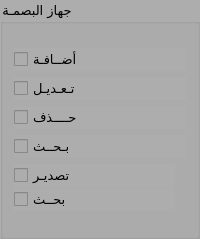
                             <widget class="QGroupBox" name="groupBox_12">
                              <property name="maximumSize">
                               <size>
                                <width>200</width>
                                <height>500</height>
                               </size>
                              </property>
                              <property name="font">
                               <font>
                                <family>Motken K Sina</family>
                                <pointsize>10</pointsize>
                                <weight>50</weight>
                                <italic>false</italic>
                                <bold>false</bold>
                               </font>
                              </property>
                              <property name="styleSheet">
                               <string notr="true">background-color:rgb(173, 173, 173);
color:rgb(0, 0, 0)</string>
                              </property>
                              <property name="title">
                               <string>جهاز البصمـة</string>
                              </property>
                              <layout class="QGridLayout" name="gridLayout_38">
                               <item row="0" column="0">
                                <layout class="QVBoxLayout" name="verticalLayout_7">
                                 <property name="topMargin">
                                  <number>13</number>
                                 </property>
                                 <item>
                                  <layout class="QVBoxLayout" name="verticalLayout_6">
                                   <item>
                                    <widget class="QCheckBox" name="bt_save_device">
                                     <property name="font">
                                      <font>
                                       <family>Motken K Sina</family>
                                       <pointsize>10</pointsize>
                                       <weight>50</weight>
                                       <italic>false</italic>
                                       <bold>false</bold>
                                      </font>
                                     </property>
                                     <property name="text">
                                      <string>أضــافـة</string>
                                     </property>
                                    </widget>
                                   </item>
                                   <item>
                                    <widget class="QCheckBox" name="bt_update_device">
                                     <property name="font">
                                      <font>
                                       <family>Motken K Sina</family>
                                       <pointsize>10</pointsize>
                                       <weight>50</weight>
                                       <italic>false</italic>
                                       <bold>false</bold>
                                      </font>
                                     </property>
                                     <property name="text">
                                      <string>تـعـديـل</string>
                                     </property>
                                    </widget>
                                   </item>
                                   <item>
                                    <widget class="QCheckBox" name="bt_delete_device">
                                     <property name="font">
                                      <font>
                                       <family>Motken K Sina</family>
                                       <pointsize>10</pointsize>
                                       <weight>50</weight>
                                       <italic>false</italic>
                                       <bold>false</bold>
                                      </font>
                                     </property>
                                     <property name="text">
                                      <string>حــــذف</string>
                                     </property>
                                    </widget>
                                   </item>
                                   <item>
                                    <widget class="QCheckBox" name="bt_search_device">
                                     <property name="font">
                                      <font>
                                       <family>Motken K Sina</family>
                                       <pointsize>10</pointsize>
                                       <weight>50</weight>
                                       <italic>false</italic>
                                       <bold>false</bold>
                                      </font>
                                     </property>
                                     <property name="text">
                                      <string>بـحــث</string>
                                     </property>
                                    </widget>
                                   </item>
                                  </layout>
                                 </item>
                                 <item>
                                  <layout class="QVBoxLayout" name="verticalLayout_338" stretch="50,50">
                                   <property name="spacing">
                                    <number>1</number>
                                   </property>
                                   <property name="sizeConstraint">
                                    <enum>QLayout::SetMaximumSize</enum>
                                   </property>
                                   <property name="leftMargin">
                                    <number>0</number>
                                   </property>
                                   <property name="topMargin">
                                    <number>0</number>
                                   </property>
                                   <property name="rightMargin">
                                    <number>11</number>
                                   </property>
                                   <property name="bottomMargin">
                                    <number>14</number>
                                   </property>
                                   <item>
                                    <widget class="QCheckBox" name="bt_export_device">
                                     <property name="font">
                                      <font>
                                       <family>Motken K Sina</family>
                                       <pointsize>10</pointsize>
                                       <weight>50</weight>
                                       <italic>false</italic>
                                       <bold>false</bold>
                                      </font>
                                     </property>
                                     <property name="text">
                                      <string>تصديـر</string>
                                     </property>
                                    </widget>
                                   </item>
                                   <item>
                                    <widget class="QCheckBox" name="bt_show_device">
                                     <property name="font">
                                      <font>
                                       <family>Motken K Sina</family>
                                       <pointsize>10</pointsize>
                                       <weight>50</weight>
                                       <italic>false</italic>
                                       <bold>false</bold>
                                      </font>
                                     </property>
                                     <property name="text">
                                      <string>بحــث</string>
                                     </property>
                                    </widget>
                                   </item>
                                  </layout>
                                 </item>
                                </layout>
                               </item>
                              </layout>
                             </widget>
